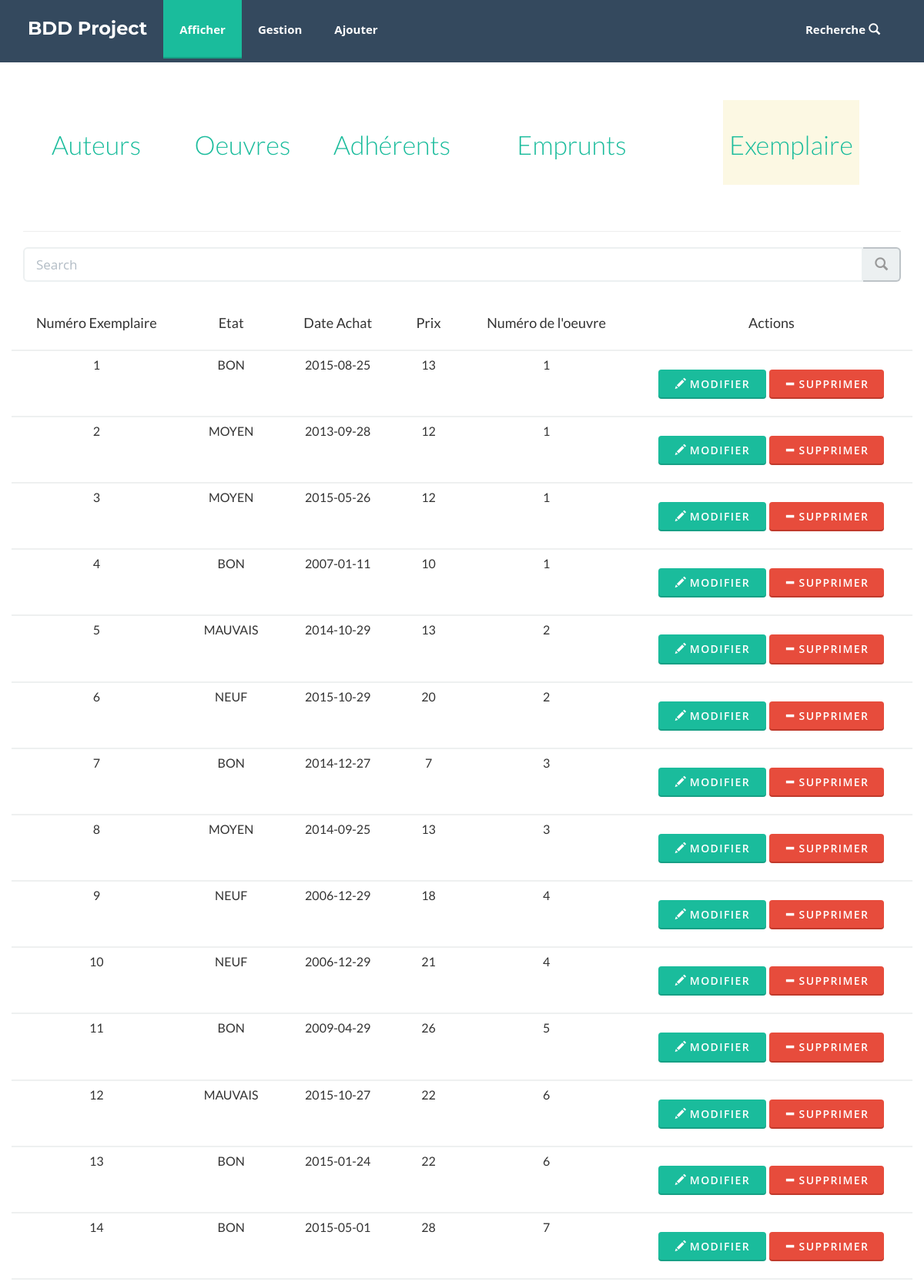
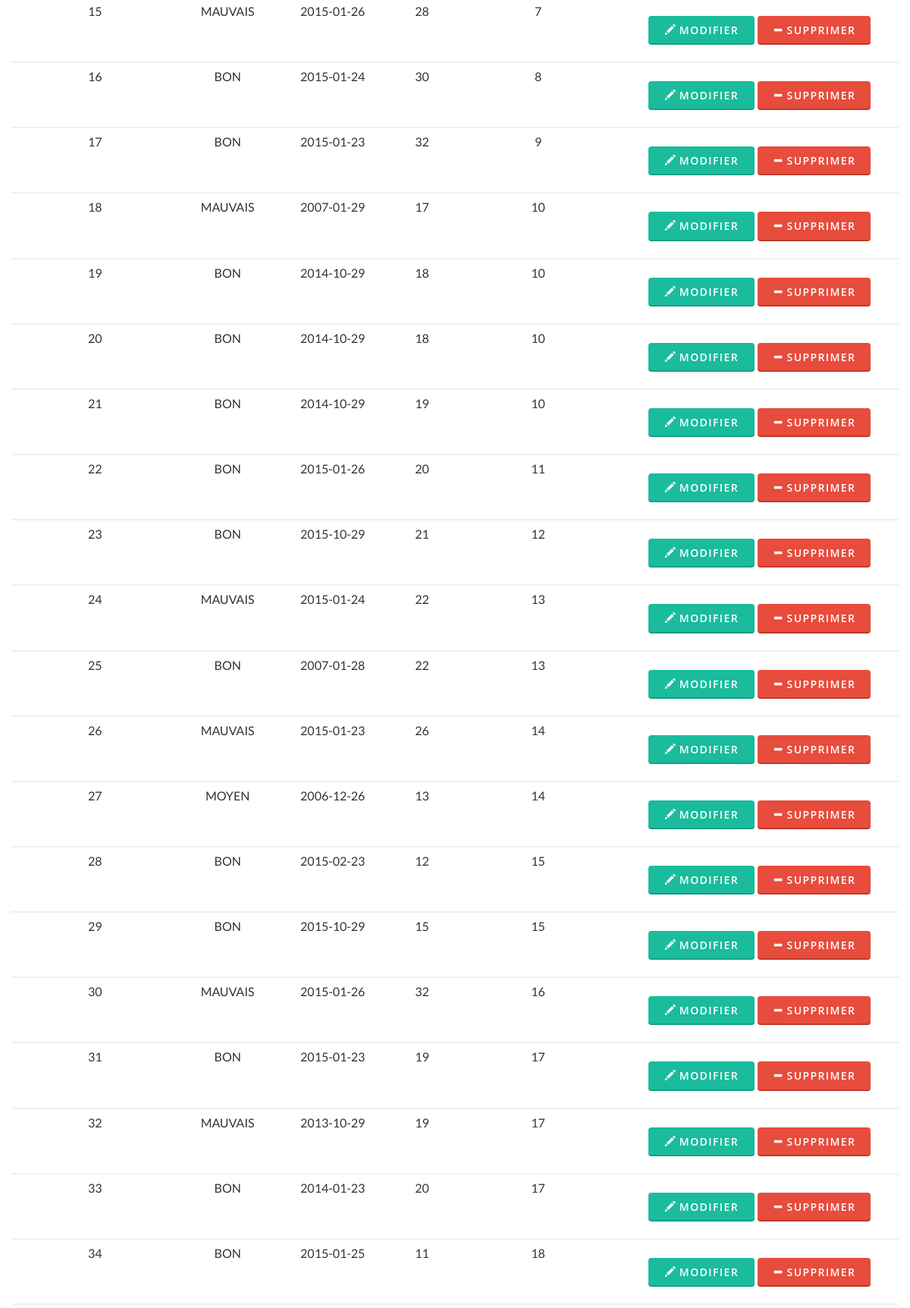
/gestion_test_exemplaire.php (upper part), run on the app's committed database (2 pictures, top to bottom).
### tables this page shows
CREATE TABLE IF NOT EXISTS EXEMPLAIRE(
noExemplaire INT NOT NULL AUTO_INCREMENT,
etat VARCHAR (25),
dateAchat DATE,
prix INT(6),
noOeuvre INT,
CONSTRAINT fkExemplaireOeuvre FOREIGN KEY (noOeuvre) REFERENCES OEUVRE(noOeuvre),
PRIMARY KEY (noExemplaire)
);

### gestion_test_exemplaire.php (the view)
<?php
include("connexion_bdd.php");
?>
<?php
$ma_requete_SQL_Auteur = "SELECT * FROM EXEMPLAIRE; ";
$reponse = $ma_connexion_mysql->query($ma_requete_SQL_Auteur);
$donnees = $reponse->fetchAll();
?>
<!DOCTYPE html>
<html lang="eng">
<?php include ("header.php")?>
<div class="container text-center margin-top-80 editContent">
    <div class="row">
        <div class="col-lg-12">
            <div class="row margin-bottom-60 center-block">
                <div class="col-lg-2">
                    <button class="btn-link"><h1><a href="gestion_test_auteur.php">Auteurs</a></h1></button>
                </div>
                <div class="col-lg-2">
                    <button class="btn-link"><h1><a href="gestion_test_oeuvres.php">Oeuvres</a></h1></button>
                </div>
                <div class="col-lg-2">
                    <button class="btn-link"><h1><a href="gestion_test_adherent.php">Adhérents</a></h1></button>
                </div>
                <div class="col-lg-3">
                    <button class="btn-link"><h1><a href="gestion_test_emprunt.php">Emprunts</a></h1></button>
                </div>
                <div class="col-lg-3">
                    <button class="btn-link bg-warning"><h1><a href="gestion_test_exemplaire.php">Exemplaire</a></h1></button>
                </div>
            </div>
            <hr>
            <div class="input-group input-group-lg">
                <input type="text" class="form-control" placeholder="Search" name="srch-term" id="srch-term">
                <div class="input-group-btn">
                    <button class="btn btn-default btn-sm" type="submit"><i class="glyphicon glyphicon-search"></i></button>
                </div>
            </div>
            <div class="row margin-top-20 margin-bottom-20">
                <table class="table table-condensed table-body-center" >
                    <thead>
                    <tr>
                        <td>
                            <h5>Numéro Exemplaire</h5>
                        </td>
                        <td>
                            <h5>Etat</h5>
                        </td>
                        <td>
                            <h5>Date Achat</h5>
                        </td>
                        <td>
                            <h5>Prix</h5>
                        </td>
                        <td>
                            <h5>Numéro de l'oeuvre</h5>
                        </td>
                        <td>
                            <h5>Actions</h5>
                        </td>
                    </tr>
                    </thead>
                    <tbody class="searchable">
                    <?php foreach ($donnees as $value): ?>
                        <tr>
                            <td>
                                <?=
                                $value['noExemplaire']
                                ?>
                            </td>
                            <td>
                                <?=
                                $value['etat']
                                ?>
                            </td>
                            <td>
                                <?=
                                $value['dateAchat']
                                ?>
                            </td>
                            <td>
                                <?=
                                $value['prix']
                                ?>
                            </td>
                            <td>
                                <?=
                                $value['noOeuvre']
                                ?>
                            </td>
                            <td>
                                <a href="modif.php"><button type="submit" class="btn btn-xs btn-primary btn-embossed btn-wide"><span class="glyphicon glyphicon-pencil"></span> Modifier</button></a>
                                <a href="suppr.php?id=<?= $value['noExemplaire']?>&Table=EXEMPLAIRE"><button type="submit" class="btn-danger btn-xs btn btn-primary btn-embossed btn-wide"><span class="glyphicon glyphicon-minus"></span> Supprimer</button></a>
                            </td>
                        </tr>
                    <?php endforeach?>
                    </tbody>
                </table>
            </div>
        </div>
    </div>
</div>
<?php include ("footer.php")?>
</html>

### css/style.css (style rules this page uses)
h1 { font-size: 34px; line-height: 54px; }
h5 { font-size: 18px; }
.margin-top-80 { margin-top: 80px !important; }
.margin-top-20 { margin-top: 20px !important; }
.margin-bottom-20 { margin-bottom: 20px !important; }
.margin-bottom-60 { margin-bottom: 60px !important; }

### data on the page
exemplaire: noExemplaire "1", etat "BON", dateAchat "2015-08-25", prix "13", noOeuvre "1"
exemplaire: noExemplaire "2", etat "MOYEN", dateAchat "2013-09-28", prix "12", noOeuvre "1"
exemplaire: noExemplaire "3", etat "MOYEN", dateAchat "2015-05-26", prix "12", noOeuvre "1"
exemplaire: noExemplaire "4", etat "BON", dateAchat "2007-01-11", prix "10", noOeuvre "1"
exemplaire: noExemplaire "5", etat "MAUVAIS", dateAchat "2014-10-29", prix "13", noOeuvre "2"
exemplaire: noExemplaire "6", etat "NEUF", dateAchat "2015-10-29", prix "20", noOeuvre "2"
exemplaire: noExemplaire "7", etat "BON", dateAchat "2014-12-27", prix "7", noOeuvre "3"
exemplaire: noExemplaire "8", etat "MOYEN", dateAchat "2014-09-25", prix "13", noOeuvre "3"
exemplaire: noExemplaire "9", etat "NEUF", dateAchat "2006-12-29", prix "18", noOeuvre "4"
exemplaire: noExemplaire "10", etat "NEUF", dateAchat "2006-12-29", prix "21", noOeuvre "4"
exemplaire: noExemplaire "11", etat "BON", dateAchat "2009-04-29", prix "26", noOeuvre "5"
exemplaire: noExemplaire "12", etat "MAUVAIS", dateAchat "2015-10-27", prix "22", noOeuvre "6"
exemplaire: noExemplaire "13", etat "BON", dateAchat "2015-01-24", prix "22", noOeuvre "6"
exemplaire: noExemplaire "14", etat "BON", dateAchat "2015-05-01", prix "28", noOeuvre "7"
exemplaire: noExemplaire "15", etat "MAUVAIS", dateAchat "2015-01-26", prix "28", noOeuvre "7"
exemplaire: noExemplaire "16", etat "BON", dateAchat "2015-01-24", prix "30", noOeuvre "8"
exemplaire: noExemplaire "17", etat "BON", dateAchat "2015-01-23", prix "32", noOeuvre "9"
exemplaire: noExemplaire "18", etat "MAUVAIS", dateAchat "2007-01-29", prix "17", noOeuvre "10"
exemplaire: noExemplaire "19", etat "BON", dateAchat "2014-10-29", prix "18", noOeuvre "10"
exemplaire: noExemplaire "20", etat "BON", dateAchat "2014-10-29", prix "18", noOeuvre "10"
exemplaire: noExemplaire "21", etat "BON", dateAchat "2014-10-29", prix "19", noOeuvre "10"
exemplaire: noExemplaire "22", etat "BON", dateAchat "2015-01-26", prix "20", noOeuvre "11"
exemplaire: noExemplaire "23", etat "BON", dateAchat "2015-10-29", prix "21", noOeuvre "12"
exemplaire: noExemplaire "24", etat "MAUVAIS", dateAchat "2015-01-24", prix "22", noOeuvre "13"
exemplaire: noExemplaire "25", etat "BON", dateAchat "2007-01-28", prix "22", noOeuvre "13"
exemplaire: noExemplaire "26", etat "MAUVAIS", dateAchat "2015-01-23", prix "26", noOeuvre "14"
exemplaire: noExemplaire "27", etat "MOYEN", dateAchat "2006-12-26", prix "13", noOeuvre "14"
exemplaire: noExemplaire "28", etat "BON", dateAchat "2015-02-23", prix "12", noOeuvre "15"
exemplaire: noExemplaire "29", etat "BON", dateAchat "2015-10-29", prix "15", noOeuvre "15"
exemplaire: noExemplaire "30", etat "MAUVAIS", dateAchat "2015-01-26", prix "32", noOeuvre "16"
exemplaire: noExemplaire "31", etat "BON", dateAchat "2015-01-23", prix "19", noOeuvre "17"
exemplaire: noExemplaire "32", etat "MAUVAIS", dateAchat "2013-10-29", prix "19", noOeuvre "17"
exemplaire: noExemplaire "33", etat "BON", dateAchat "2014-01-23", prix "20", noOeuvre "17"
exemplaire: noExemplaire "34", etat "BON", dateAchat "2015-01-25", prix "11", noOeuvre "18"
